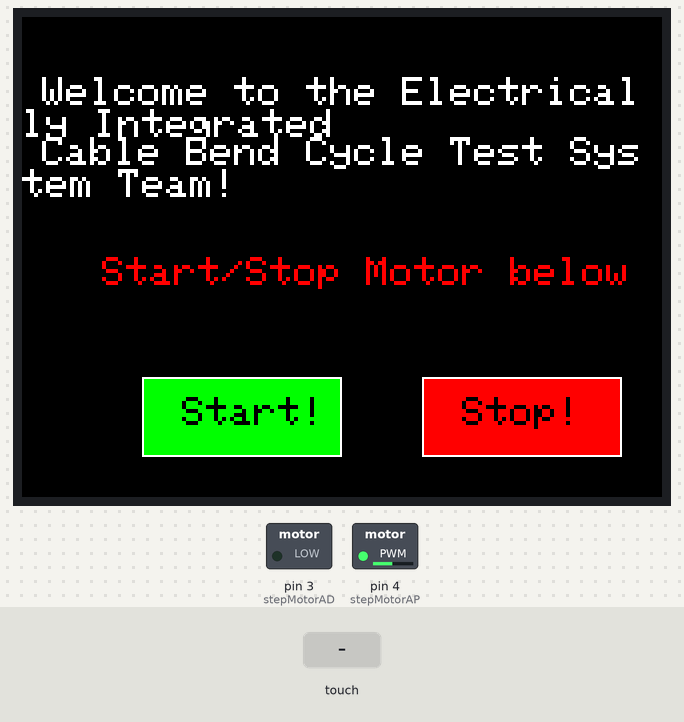
A sketch run on a simulated Arduino Nano, built with avr-gcc and run on an emulated ATmega328P. On the bench: 320×240 colour display, switched loads named in the sketch (green lamp = pin HIGH). Dashed ring = blinking. Inputs (shaded band) come from the test bench. What the sketch prints to the serial monitor is not drawn.

Above: at 1.47 s.
1.5 s: touch panel pressed at 38 % / 10 % of its raw x / y range
At 2.8 s:
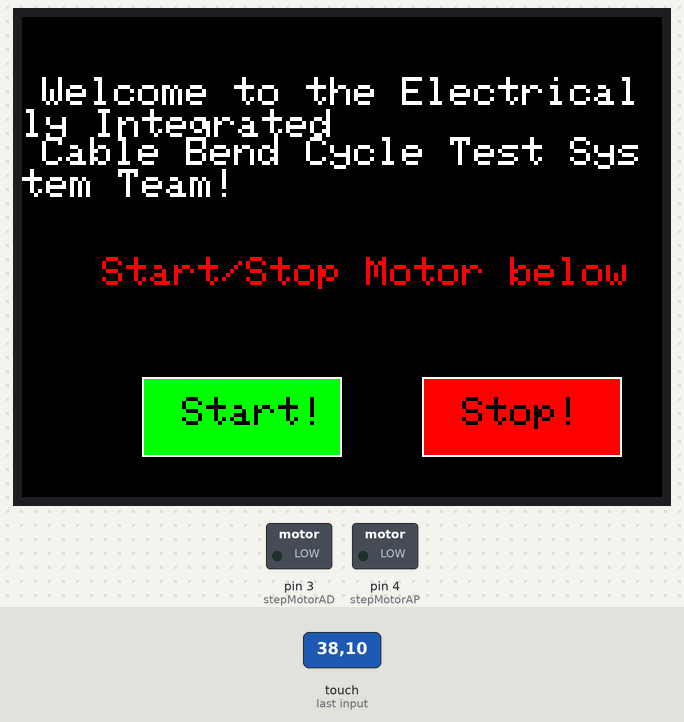
3.3 s: touch panel pressed at 38 % / 50 % of its raw x / y range
At 3.5 s:
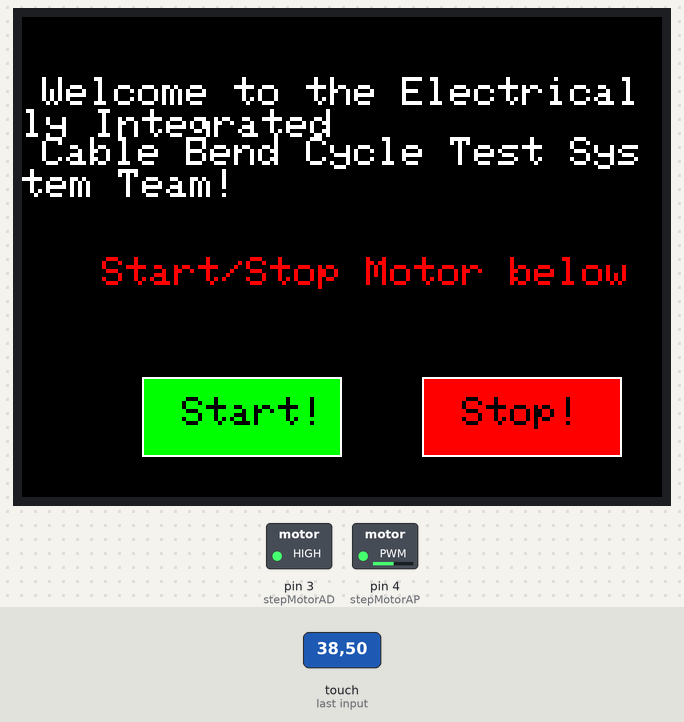
Timing chart, 0 to 11.1 s (numbered marks = the images above; inputs shaded):
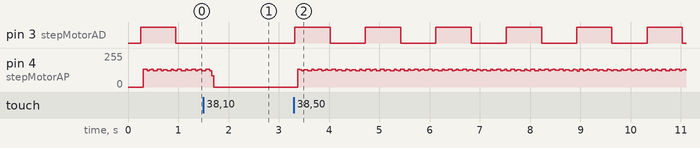

Measured:
- after the input at 1.5 s, pin 3 (stepMotorAD): stays LOW (without the input it goes to HIGH after 0.15 s)
- after the input at 3.3 s, pin 3 (stepMotorAD): alternates HIGH for 0.70 s and LOW for 0.70 s, starting at once

The sketch:

MotorTouchV1.ino
```cpp
#include <Adafruit_TFTLCD.h>

#include <Adafruit_GFX.h>
#include <TouchScreen.h>

#define LCD_CS A3
#define LCD_CD A2
#define LCD_WR A1
#define LCD_RD A0
#define LCD_RESET A4

#define TS_MINX 204
#define TS_MINY 195
#define TS_MAXX 948
#define TS_MAXY 910

#define YP A5
#define XM A6
#define YM 8
#define XP 9

#define BLACK   0x0000
#define BLUE    0x001F
#define RED     0xF800
#define GREEN   0x07E0
#define CYAN    0x07FF
#define MAGENTA 0xF81F
#define YELLOW  0xFFE0
#define WHITE   0xFFFF

const int stepMotorAD = 3;
const int stepMotorAP = 4;
const int stepMotorAInt = 2;
const int pd = 3500;
volatile byte AH = LOW;
volatile byte AL = LOW;
//volatile bool dir = LOW;

Adafruit_TFTLCD tft(LCD_CS, LCD_CD, LCD_WR, LCD_RD, LCD_RESET);

TouchScreen ts = TouchScreen(XP, YP, XM, YM, 300);

boolean buttonEnabled=true;
boolean value=true;
void setup() {

    pinMode(stepMotorAD, OUTPUT);
    pinMode(stepMotorAP, OUTPUT);

  Serial.begin(9600);
  Serial.print("Starting...");

  tft.reset();
  tft.begin(0x8357);
  tft.setRotation(1);

  tft.fillScreen(BLACK);

//  //Draw white frame
//  tft.drawRect(0,0,319,240,WHITE);
//
  //Print Text
  tft.setCursor(10,30);
  tft.setTextColor(WHITE);
  tft.setTextSize(2);
  tft.print("Welcome to the Electrically Integrated");

  //Print text
  tft.setCursor(10,60);
  tft.setTextColor(WHITE);
  tft.setTextSize(2);
  tft.print("Cable Bend Cycle Test System Team!");

  //Print text
  tft.setCursor(40,120);
  tft.setTextColor(RED);
  tft.setTextSize(2);
  tft.print("Start/Stop Motor below");

  //Create Red Button
  tft.fillRect(60,180,100,40, GREEN);
  tft.drawRect(60,180,100,40,WHITE);
  tft.setCursor(80,190);
  tft.setTextColor(BLACK);
  tft.setTextSize(2);
  tft.print("Start!");

  //Create Red Button
  tft.fillRect(200,180,100,40, RED);
  tft.drawRect(200,180,100,40,WHITE);
  tft.setCursor(220,190);
  tft.setTextColor(BLACK);
  tft.setTextSize(2);
  tft.print("Stop!");

}

  void loop()
{
  static int val;

  TSPoint p = ts.getPoint();  //Get touch point

  if (p.z > ts.pressureThreshhold) {

   Serial.print("X = "); Serial.print(p.x);
   Serial.print("\tY = "); Serial.print(p.y);
   Serial.print("Here is the status of buttonEnabled: "); Serial.print(buttonEnabled);
   Serial.print("Here is the status of value: "); Serial.print(value);
   Serial.print("\n");

   p.x = map(p.x, TS_MAXX, TS_MINX, 0, 480);
   p.y = map(p.y, TS_MAXY, TS_MINY, 0, 320);

   if(p.x>300 && p.x<400 && (p.y>100 && p.y<200) && buttonEnabled)
   // The user has pressed inside the red rectangle
   {
    val=0;

    buttonEnabled = true; //Disable button
    value=true;
    //This is important, because the libraries are sharing pins
   pinMode(XM, OUTPUT);
   pinMode(YP, OUTPUT);

    //Erase the screen


//    //Draw frame
//    tft.drawRect(0,0,480,320,WHITE);
  /*
      tft.setCursor(50,50);
    tft.setTextColor(WHITE);
    tft.setTextSize(3);
    tft.print("\tMotor\n\n  Stopping!");
    */
    //tft.fillScreen(RED);
   }
   //delay(10);

  }

  if(p.x>=300 && p.x<=400 && (p.y>220 && p.y<350) && buttonEnabled)
   // The user has pressed inside the red rectangle
   {
    buttonEnabled = true; //Disable button
    value=false;
     val=1;
    //This is important, because the libraries are sharing pins
   pinMode(XM, OUTPUT);
   pinMode(YP, OUTPUT);

    //Erase the screen
    //tft.fillScreen(GREEN);

//    //Draw frame
//    tft.drawRect(0,0,480,320,WHITE);
  /*
     tft.setCursor(50,50);
    tft.setTextColor(WHITE);
    tft.setTextSize(3);
    tft.print("\tMotor\n\Starting!");
*/
   }
   //delay(10);

   //motor code below
   if (value == true){
    // put your main code here, to run repeatedly:
  digitalWrite(stepMotorAD, HIGH);
  for (int i = 0; i<100; i++)
  {
    //digitalWrite(stepMotorAD, dir);
    digitalWrite(stepMotorAP, HIGH);
    delayMicroseconds(pd);
    digitalWrite(stepMotorAP,LOW);
    delayMicroseconds(pd);
  }
  digitalWrite(stepMotorAD, LOW);  // put your main code here, to run repeatedly:
    for (int i = 0; i<100; i++)
  {
   // digitalWrite(stepMotorAD, dir);
    digitalWrite(stepMotorAP, HIGH);
    delayMicroseconds(pd);
    digitalWrite(stepMotorAP,LOW);
    delayMicroseconds(pd);
  }

   }

}
```
